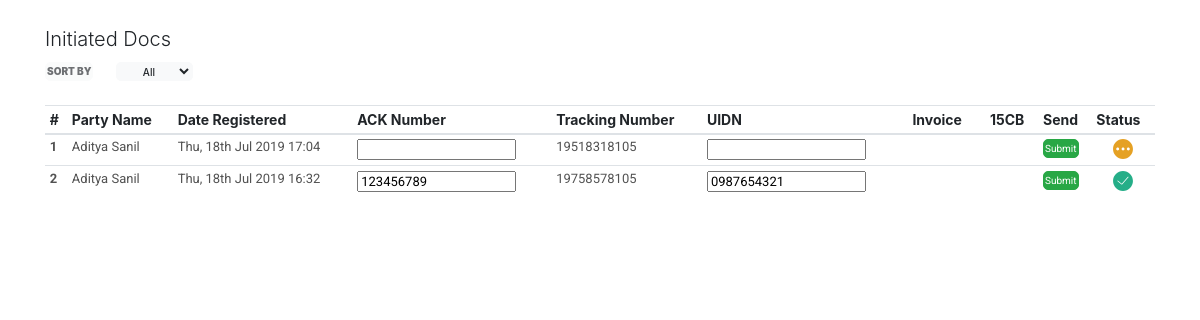
The app's page /routes/admin/dashboardAdmin.php with its own data.
### tables this page shows
CREATE TABLE `documentStore` (
  `serialNumber` int(11) NOT NULL,
  `id` varchar(25) NOT NULL,
  `firstName` varchar(15) NOT NULL,
  `lastName` varchar(15) NOT NULL,
  `userName` varchar(30) NOT NULL,
  `dateRegistered` varchar(35) NOT NULL,
  `identity` varchar(7) NOT NULL,
  `remarks` text,
  `partyName` varchar(15) NOT NULL,
  `ackNumber` varchar(30) NOT NULL,
  `trackingNumber` varchar(50) NOT NULL,
  `uidNumber` varchar(30) NOT NULL,
  `clientUploadedDoc` varchar(100) NOT NULL,
  `adminUploadedDoc` varchar(200) DEFAULT NULL,
  `taskStatus` varchar(30) NOT NULL,
  `contact` varchar(12) NOT NULL,
  `process` varchar(10) NOT NULL
);

### routes/admin/dashboardAdmin.php (the view, shortened to what this page needs)
<?php
include '../../php/connectionDb15CACB.php';
?>
<html>
    <head>
        <link rel="stylesheet" href="https://stackpath.bootstrapcdn.com/bootstrap/4.3.1/css/bootstrap.min.css">
        <link href='../../styles/navbarStyles.css' rel="stylesheet">
    </head>
    <body>
        <br>
        <div class="container">
            <form action="../../php/storeAdminFile.php" method="post" enctype="multipart/form-data">
                <label for="fileInput" class="lead">Initiated Docs</label>
                <div class="sortBy">
                    <div class="btn-toolbar" role="toolbar">
                        <div class="btn-group mr-2" role="group">
                            <button type="button" class="btn btn-light btn-sm mr-4 disabled" style="font-weight: 900;">SORT BY</button>
                            <select  class='btn btn-light btn-sm selectElement' name="sort" onchange="showTableAdmin(this.value, '<?php echo $sessionHolder; ?>')">
                                <option value="A">All</option>
                            </select>
                        </div>
                    </div>
                </div>
                <br>
                <div class="table-responsive">
                    <table class="table table-sm table-hover">
                        <thead>
                            <tr>
                                <th scope="col" class="">#</th>
                                <th scope="col">Party Name</th>
                                <th scope="col">Date Registered</th>
                                <th scope="col">ACK Number</th>
                                <th scope="col">Tracking Number</th>
                                <th scope="col">UIDN </th>
                                <th scope="col"><i class="fas fa-arrow-down"></i>&nbsp&nbspInvoice</th>
                                <th scope="col"><i class="fas fa-arrow-up"></i>&nbsp&nbsp15CB</th>
                                <th scope="col">Send</th>
                                <th scope="col">Status</th>
                            </tr>
                        </thead>
                        <tbody id="displayData">
                            <?php
                                $counter = 1;
                                $sql = "SELECT serialNumber, firstName, lastName, dateRegistered, ackNumber, trackingNumber, uidNumber, clientUploadedDoc, taskStatus FROM documentStore WHERE identity ='client' ORDER BY serialNumber DESC";
                                $querySql = mysqli_query($connect, $sql);
                                while ($result = mysqli_fetch_array($querySql)) {
                                    echo "<tr>";
                                    echo "<th scope='row'>$counter</th>";
                                    echo "<td>" . $result['firstName'] . " " .$result['lastName'] . "</td>";
                                    echo "<td>" . $result['dateRegistered'] . "</td>";
                                    echo "<td><input type='text' name='ackNumber_" . $counter . "' value='" . $result['ackNumber'] . "' required></td>";
                                    echo "<td>" . $result['trackingNumber'] . "</td>";
                                    echo "<td><input type='text' name='uidNumber_" . $counter . "' value='" . $result['uidNumber'] . "' required></td>";
                                    echo "<td align='center'><a href='" . $result['clientUploadedDoc'] . "' download><i class='fas fa-download fa-lg'></i></a></td>";
                                    echo "<td align='center'>
                                        <label for='fileUpload" . $counter . "'>
                                            <i class='fas fa-upload fa-lg'></i>
                                        </label>
                                        <input id='fileUpload" . $counter ."' name='fileFinal_".$counter."' type='file' style='display:none;'>
                                        <input type='hidden' name='fileID_".$counter."' value='" . $result['trackingNumber'] . "'>
                                    </td>
                                    <script>
                                        $('#fileUpload" . $counter . "').change(function() {
                                            var i = $(this).prev('label').clone();
                                            var file = $('#fileUpload" . $counter . "')[0].files[0].name;
                                            $(this).prev('label').text(file);
                                        });
                                    </script>
                                    ";
                                    echo "<td><input type='submit' class='btn btn-success btn-sm' name='submitFinal_" . $counter . "'></td>";
                                    echo "<td align='center'><img class='statusLogo' src='".$result['taskStatus'] . "'></td>";
                                    echo "</tr>";
                                    ++$counter;
                                }
                            ?>
                        </tbody>
                    </table>
                </div>
            </form>
        </div>
    </body>
</html>

### styles/navbarStyles.css (style rules this page uses)
.btn-sm { padding: 1px 1px !important; font-size: 10px !important; border-radius: 5px !important; }
table>tbody { font-size: 13px; font-family: Roboto; color: #525252; }
table>thead>tr>th { font-size: 14px; }
.statusLogo { height: 20px !important; }
.selectElement { font-weight: 500; }

### routes/admin/dashboardAdmin.php (style rules this page uses)
.statusLogo { height: 20px; }

### records on screen
documentstore: firstName "Aditya", lastName "Sanil", dateRegistered "Thu, 18th Jul 2019 17:04", trackingNumber "19518318105", taskStatus (picture)
documentstore: firstName "Aditya", lastName "Sanil", dateRegistered "Thu, 18th Jul 2019 16:32", ackNumber "123456789", trackingNumber "19758578105", uidNumber "0987654321", taskStatus (picture)
